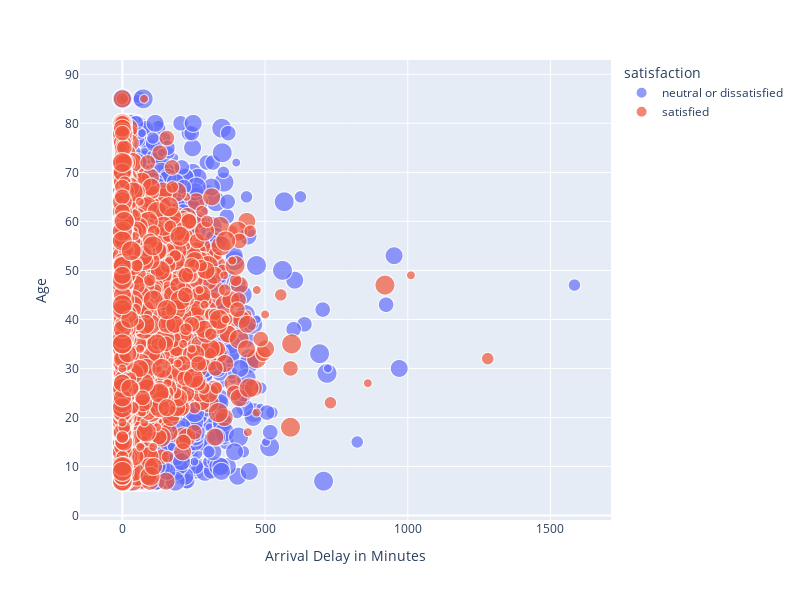

Here is the notebook cell this chart was saved with:
### Markdown cell above
# Ergebnisse
## Positive Korelationen
- Als beste Korelation lässt sich Online Boarding anführen mit einem Koeffizenten von ca. 0.5 was daraufhin deutet, dass es keine gute Korelation gibt.

## Negative Korelationen
- Arrivel / Departure Delay korrelieren gegenteilig mit satisfaction, was bedeutet, dass sie bei erhöhung dazu führen, dass Menschen eher unsatisfied oder neutral or dissatified angeben.

### Code cell
columns = ["Arrival Delay in Minutes"] #Kardinale Variablen
size_column = "Departure/Arrival time convenient" # Größenspalte für die Punkte
for column in columns: # Schleife über die kardinalen Variablen
    fig = px.scatter(df,x=column,y='Age',color='satisfaction', size=size_column, width=800, height=600) # Erstellen des Scatterplots
    fig.show() # Anzeigen des Plots

### Figure 1 — Plotly figure (JSON) as saved in the notebook; plotly's stock layout.template omitted (floating-point values rounded to 4 significant figures; data arrays with more than 128 entries replaced by an {"elided": "..."} marker saying what was removed)
{"data": [{"hovertemplate": "satisfaction=neutral or dissatisfied<br>Arrival Delay in Minutes=%{x}<br>Age=%{y}<br>Departure/Arrival time convenient=%{marker.size}<extra></extra>", "legendgroup": "neutral or dissatisfied", "marker": {"color": "#636efa", "size": {"elided": "58879 int values"}, "sizemode": "area", "sizeref": 0.0125, "symbol": "circle"}, "mode": "markers", "name": "neutral or dissatisfied", "showlegend": true, "type": "scattergl", "x": {"elided": "58879 float values"}, "xaxis": "x", "y": {"elided": "58879 int values"}, "yaxis": "y"}, {"hovertemplate": "satisfaction=satisfied<br>Arrival Delay in Minutes=%{x}<br>Age=%{y}<br>Departure/Arrival time convenient=%{marker.size}<extra></extra>", "legendgroup": "satisfied", "marker": {"color": "#EF553B", "size": {"elided": "45025 int values"}, "sizemode": "area", "sizeref": 0.0125, "symbol": "circle"}, "mode": "markers", "name": "satisfied", "showlegend": true, "type": "scattergl", "x": {"elided": "45025 float values"}, "xaxis": "x", "y": {"elided": "45025 int values"}, "yaxis": "y"}], "layout": {"height": 600, "legend": {"itemsizing": "constant", "title": {"text": "satisfaction"}, "tracegroupgap": 0}, "margin": {"t": 60}, "width": 800, "xaxis": {"anchor": "y", "domain": [0, 1], "title": {"text": "Arrival Delay in Minutes"}}, "yaxis": {"anchor": "x", "domain": [0, 1], "title": {"text": "Age"}}}}
